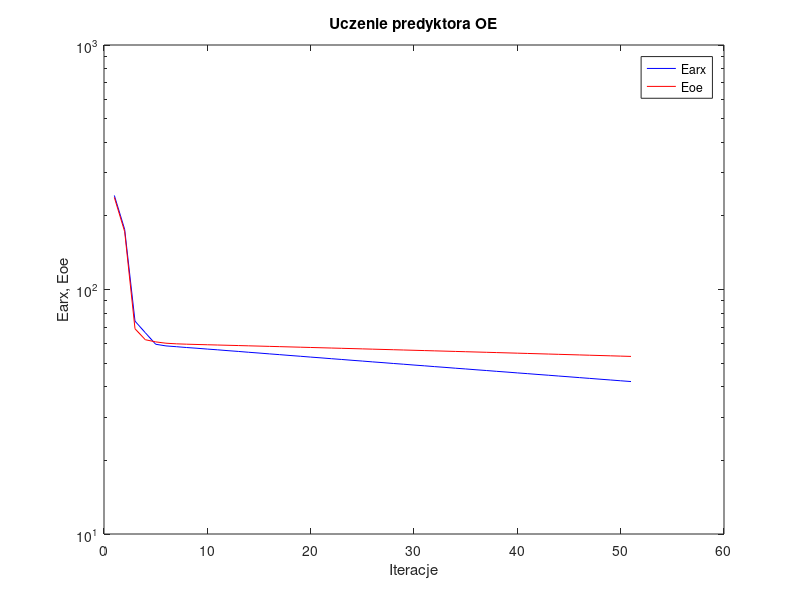
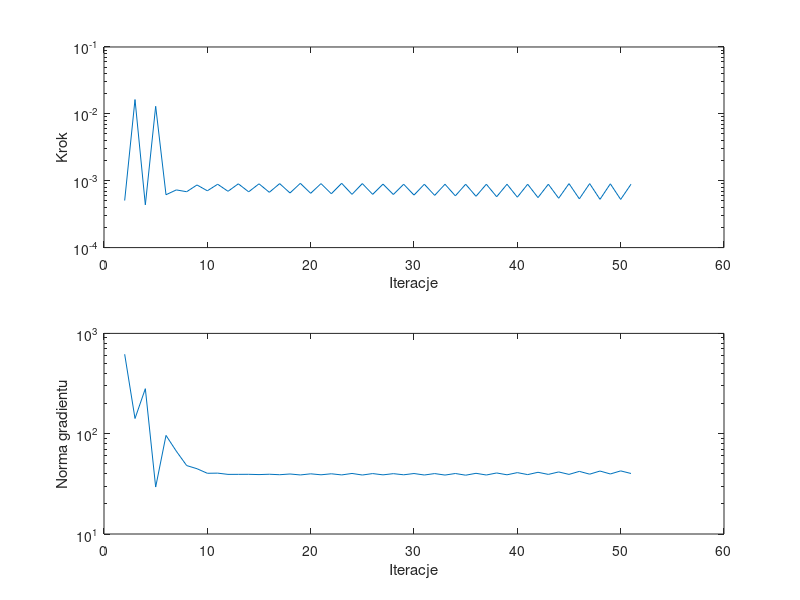

MATLAB code for these plots, in order:
%uczenie predyktora oe
clear all;
n=0; farx(n+1)=2.424703e+002; foe(n+1)=2.381345e+002; wspucz(n+1)=0.000000e+000; ng(n+1)=0.000000e+000;
n=1; farx(n+1)=1.761177e+002; foe(n+1)=1.725409e+002; krok(n+1)=5.057541e-004; ng(n+1)=6.195843e+002;
n=2; farx(n+1)=7.424443e+001; foe(n+1)=6.908802e+001; krok(n+1)=1.636186e-002; ng(n+1)=1.417306e+002;
n=3; farx(n+1)=6.654654e+001; foe(n+1)=6.230806e+001; krok(n+1)=4.356664e-004; ng(n+1)=2.810291e+002;
n=4; farx(n+1)=5.971052e+001; foe(n+1)=6.106465e+001; krok(n+1)=1.297031e-002; ng(n+1)=2.938206e+001;
n=5; farx(n+1)=5.878961e+001; foe(n+1)=6.029929e+001; krok(n+1)=6.173058e-004; ng(n+1)=9.612964e+001;
n=6; farx(n+1)=5.835877e+001; foe(n+1)=5.995519e+001; krok(n+1)=7.286945e-004; ng(n+1)=6.690524e+001;
n=7; farx(n+1)=5.789901e+001; foe(n+1)=5.975146e+001; krok(n+1)=6.847610e-004; ng(n+1)=4.811729e+001;
n=8; farx(n+1)=5.750877e+001; foe(n+1)=5.958712e+001; krok(n+1)=8.640164e-004; ng(n+1)=4.475193e+001;
n=9; farx(n+1)=5.706393e+001; foe(n+1)=5.943546e+001; krok(n+1)=7.068748e-004; ng(n+1)=4.030588e+001;
n=10; farx(n+1)=5.665995e+001; foe(n+1)=5.928603e+001; krok(n+1)=8.861138e-004; ng(n+1)=4.044181e+001;
n=11; farx(n+1)=5.621761e+001; foe(n+1)=5.913691e+001; krok(n+1)=6.946998e-004; ng(n+1)=3.930225e+001;
n=12; farx(n+1)=5.580980e+001; foe(n+1)=5.898731e+001; krok(n+1)=8.989513e-004; ng(n+1)=3.932672e+001;
n=13; farx(n+1)=5.537340e+001; foe(n+1)=5.883747e+001; krok(n+1)=6.822427e-004; ng(n+1)=3.936641e+001;
n=14; farx(n+1)=5.497110e+001; foe(n+1)=5.868739e+001; krok(n+1)=8.989513e-004; ng(n+1)=3.911029e+001;
n=15; farx(n+1)=5.454232e+001; foe(n+1)=5.853709e+001; krok(n+1)=6.710424e-004; ng(n+1)=3.943160e+001;
n=16; farx(n+1)=5.414433e+001; foe(n+1)=5.838637e+001; krok(n+1)=9.053002e-004; ng(n+1)=3.899533e+001;
n=17; farx(n+1)=5.372465e+001; foe(n+1)=5.823532e+001; krok(n+1)=6.553529e-004; ng(n+1)=3.965456e+001;
n=18; farx(n+1)=5.332947e+001; foe(n+1)=5.808354e+001; krok(n+1)=9.143281e-004; ng(n+1)=3.879869e+001;
n=19; farx(n+1)=5.291553e+001; foe(n+1)=5.793196e+001; krok(n+1)=6.483498e-004; ng(n+1)=3.980320e+001;
n=20; farx(n+1)=5.253089e+001; foe(n+1)=5.778054e+001; krok(n+1)=9.053002e-004; ng(n+1)=3.892852e+001;
n=21; farx(n+1)=5.212458e+001; foe(n+1)=5.762887e+001; krok(n+1)=6.384605e-004; ng(n+1)=3.984306e+001;
n=22; farx(n+1)=5.174319e+001; foe(n+1)=5.747696e+001; krok(n+1)=9.152390e-004; ng(n+1)=3.882103e+001;
n=23; farx(n+1)=5.134418e+001; foe(n+1)=5.732433e+001; krok(n+1)=6.250570e-004; ng(n+1)=4.014597e+001;
n=24; farx(n+1)=5.097113e+001; foe(n+1)=5.717209e+001; krok(n+1)=9.064776e-004; ng(n+1)=3.873539e+001;
n=25; farx(n+1)=5.057704e+001; foe(n+1)=5.702037e+001; krok(n+1)=6.250570e-004; ng(n+1)=4.003098e+001;
n=26; farx(n+1)=5.021626e+001; foe(n+1)=5.686901e+001; krok(n+1)=8.898758e-004; ng(n+1)=3.887826e+001;
n=27; farx(n+1)=4.982769e+001; foe(n+1)=5.671797e+001; krok(n+1)=6.222250e-004; ng(n+1)=3.995571e+001;
n=28; farx(n+1)=4.947488e+001; foe(n+1)=5.656723e+001; krok(n+1)=8.861138e-004; ng(n+1)=3.893417e+001;
n=29; farx(n+1)=4.909379e+001; foe(n+1)=5.641595e+001; krok(n+1)=6.100243e-004; ng(n+1)=4.007536e+001;
n=30; farx(n+1)=4.874573e+001; foe(n+1)=5.626483e+001; krok(n+1)=8.860127e-004; ng(n+1)=3.874887e+001;
n=31; farx(n+1)=4.837082e+001; foe(n+1)=5.611404e+001; krok(n+1)=6.038301e-004; ng(n+1)=4.002533e+001;
n=32; farx(n+1)=4.802852e+001; foe(n+1)=5.596325e+001; krok(n+1)=8.861138e-004; ng(n+1)=3.868979e+001;
n=33; farx(n+1)=4.765998e+001; foe(n+1)=5.581231e+001; krok(n+1)=5.938901e-004; ng(n+1)=4.009697e+001;
n=34; farx(n+1)=4.732281e+001; foe(n+1)=5.566166e+001; krok(n+1)=8.861138e-004; ng(n+1)=3.858009e+001;
n=35; farx(n+1)=4.696062e+001; foe(n+1)=5.551084e+001; krok(n+1)=5.847957e-004; ng(n+1)=4.027333e+001;
n=36; farx(n+1)=4.662824e+001; foe(n+1)=5.536030e+001; krok(n+1)=8.861138e-004; ng(n+1)=3.874524e+001;
n=37; farx(n+1)=4.627218e+001; foe(n+1)=5.520969e+001; krok(n+1)=5.762304e-004; ng(n+1)=4.059375e+001;
n=38; farx(n+1)=4.594443e+001; foe(n+1)=5.505933e+001; krok(n+1)=8.861138e-004; ng(n+1)=3.892271e+001;
n=39; farx(n+1)=4.559442e+001; foe(n+1)=5.490888e+001; krok(n+1)=5.673940e-004; ng(n+1)=4.091906e+001;
n=40; farx(n+1)=4.527095e+001; foe(n+1)=5.475865e+001; krok(n+1)=8.861138e-004; ng(n+1)=3.909417e+001;
n=41; farx(n+1)=4.492667e+001; foe(n+1)=5.460845e+001; krok(n+1)=5.592616e-004; ng(n+1)=4.122995e+001;
n=42; farx(n+1)=4.460744e+001; foe(n+1)=5.445848e+001; krok(n+1)=8.861138e-004; ng(n+1)=3.929203e+001;
n=43; farx(n+1)=4.427022e+001; foe(n+1)=5.430839e+001; krok(n+1)=5.469456e-004; ng(n+1)=4.156285e+001;
n=44; farx(n+1)=4.394851e+001; foe(n+1)=5.415733e+001; krok(n+1)=9.053002e-004; ng(n+1)=3.928935e+001;
n=45; farx(n+1)=4.361609e+001; foe(n+1)=5.400613e+001; krok(n+1)=5.353361e-004; ng(n+1)=4.210414e+001;
n=46; farx(n+1)=4.329808e+001; foe(n+1)=5.385525e+001; krok(n+1)=9.053002e-004; ng(n+1)=3.949751e+001;
n=47; farx(n+1)=4.297108e+001; foe(n+1)=5.370413e+001; krok(n+1)=5.265079e-004; ng(n+1)=4.243608e+001;
n=48; farx(n+1)=4.265745e+001; foe(n+1)=5.355312e+001; krok(n+1)=8.989595e-004; ng(n+1)=3.967575e+001;
n=49; farx(n+1)=4.233445e+001; foe(n+1)=5.340319e+001; krok(n+1)=5.251366e-004; ng(n+1)=4.257678e+001;
n=50; farx(n+1)=4.202912e+001; foe(n+1)=5.325388e+001; krok(n+1)=8.861138e-004; ng(n+1)=4.012212e+001;

figure; semilogy(farx,'b'); hold on; semilogy(foe,'r'); xlabel('Iteracje'); ylabel('Earx, Eoe'); legend('Earx','Eoe'); title('Uczenie predyktora OE');
figure; subplot(2,1,1); semilogy(krok); xlabel('Iteracje'); ylabel('Krok');
subplot(2,1,2); semilogy(ng); xlabel('Iteracje'); ylabel('Norma gradientu');
Earx=farx(n+1)
Eoe=foe(n+1)
